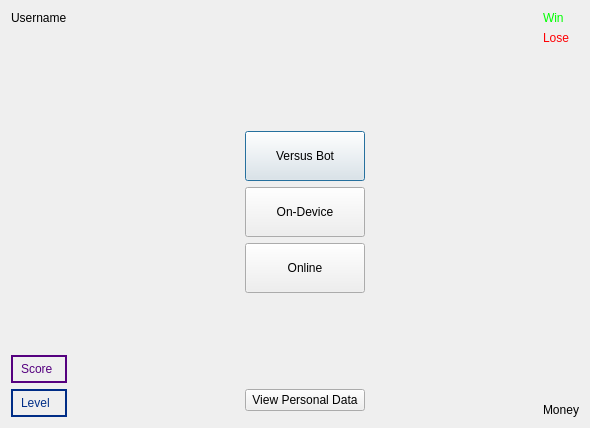
<?xml version="1.0" encoding="UTF-8"?>
<ui version="4.0">
 <class>GameMenuWindow</class>
 <widget class="QDialog" name="GameMenuWindow">
  <property name="geometry">
   <rect>
    <x>0</x>
    <y>0</y>
    <width>590</width>
    <height>428</height>
   </rect>
  </property>
  <property name="windowTitle">
   <string>Dialog</string>
  </property>
  <layout class="QGridLayout" name="gridLayout">
   <item row="0" column="2">
    <spacer name="verticalSpacer_4">
     <property name="orientation">
      <enum>Qt::Vertical</enum>
     </property>
     <property name="sizeHint" stdset="0">
      <size>
       <width>20</width>
       <height>114</height>
      </size>
     </property>
    </spacer>
   </item>
   <item row="0" column="4" rowspan="5">
    <layout class="QVBoxLayout" name="verticalLayout_3">
     <item>
      <layout class="QVBoxLayout" name="verticalLayout_2">
       <item>
        <widget class="QLabel" name="WinLabel">
         <property name="styleSheet">
          <string notr="true">color: rgb(0, 255, 0);</string>
         </property>
         <property name="text">
          <string>Win</string>
         </property>
        </widget>
       </item>
       <item>
        <widget class="QLabel" name="LoseLabel">
         <property name="styleSheet">
          <string notr="true">color: rgb(255, 0, 4);</string>
         </property>
         <property name="text">
          <string>Lose</string>
         </property>
        </widget>
       </item>
      </layout>
     </item>
     <item>
      <spacer name="verticalSpacer">
       <property name="orientation">
        <enum>Qt::Vertical</enum>
       </property>
       <property name="sizeHint" stdset="0">
        <size>
         <width>20</width>
         <height>40</height>
        </size>
       </property>
      </spacer>
     </item>
     <item>
      <widget class="QLabel" name="MoneyLabel">
       <property name="text">
        <string>Money</string>
       </property>
      </widget>
     </item>
    </layout>
   </item>
   <item row="1" column="2">
    <layout class="QVBoxLayout" name="verticalLayout">
     <item>
      <widget class="QPushButton" name="VerusButton">
       <property name="minimumSize">
        <size>
         <width>120</width>
         <height>50</height>
        </size>
       </property>
       <property name="text">
        <string>Versus Bot</string>
       </property>
      </widget>
     </item>
     <item>
      <widget class="QPushButton" name="OnDeviceButton">
       <property name="minimumSize">
        <size>
         <width>120</width>
         <height>50</height>
        </size>
       </property>
       <property name="text">
        <string>On-Device</string>
       </property>
      </widget>
     </item>
     <item>
      <widget class="QPushButton" name="OnlineButton">
       <property name="minimumSize">
        <size>
         <width>120</width>
         <height>50</height>
        </size>
       </property>
       <property name="text">
        <string>Online</string>
       </property>
      </widget>
     </item>
    </layout>
   </item>
   <item row="1" column="3">
    <spacer name="horizontalSpacer_2">
     <property name="orientation">
      <enum>Qt::Horizontal</enum>
     </property>
     <property name="sizeHint" stdset="0">
      <size>
       <width>163</width>
       <height>20</height>
      </size>
     </property>
    </spacer>
   </item>
   <item row="3" column="2">
    <widget class="QPushButton" name="pushButton">
     <property name="text">
      <string>View Personal Data</string>
     </property>
    </widget>
   </item>
   <item row="1" column="1">
    <spacer name="horizontalSpacer">
     <property name="orientation">
      <enum>Qt::Horizontal</enum>
     </property>
     <property name="sizeHint" stdset="0">
      <size>
       <width>163</width>
       <height>20</height>
      </size>
     </property>
    </spacer>
   </item>
   <item row="0" column="0" rowspan="5">
    <layout class="QVBoxLayout" name="verticalLayout_5">
     <item>
      <widget class="QLabel" name="UsernameLabel">
       <property name="text">
        <string>Username</string>
       </property>
      </widget>
     </item>
     <item>
      <spacer name="verticalSpacer_2">
       <property name="orientation">
        <enum>Qt::Vertical</enum>
       </property>
       <property name="sizeHint" stdset="0">
        <size>
         <width>20</width>
         <height>40</height>
        </size>
       </property>
      </spacer>
     </item>
     <item>
      <layout class="QVBoxLayout" name="verticalLayout_4">
       <item>
        <widget class="QLabel" name="ScoreLabel">
         <property name="styleSheet">
          <string notr="true">padding: 5px;
color: rgb(85, 0, 127);
border-color:rgb(85, 0, 127);
border-style:solid;
border-width:2px;</string>
         </property>
         <property name="text">
          <string>Score</string>
         </property>
        </widget>
       </item>
       <item>
        <widget class="QLabel" name="LevelLabel">
         <property name="styleSheet">
          <string notr="true">border-style: solid;
border-width: 2px;
border-color: rgb(0, 45, 134);
color: rgb(0, 45, 134);
border-radius: 100%;
padding: 5px;</string>
         </property>
         <property name="text">
          <string>Level</string>
         </property>
        </widget>
       </item>
      </layout>
     </item>
    </layout>
   </item>
   <item row="2" column="2">
    <spacer name="verticalSpacer_3">
     <property name="orientation">
      <enum>Qt::Vertical</enum>
     </property>
     <property name="sizeHint" stdset="0">
      <size>
       <width>20</width>
       <height>40</height>
      </size>
     </property>
    </spacer>
   </item>
   <item row="3" column="1">
    <spacer name="horizontalSpacer_3">
     <property name="orientation">
      <enum>Qt::Horizontal</enum>
     </property>
     <property name="sizeHint" stdset="0">
      <size>
       <width>40</width>
       <height>20</height>
      </size>
     </property>
    </spacer>
   </item>
   <item row="3" column="3">
    <spacer name="horizontalSpacer_4">
     <property name="orientation">
      <enum>Qt::Horizontal</enum>
     </property>
     <property name="sizeHint" stdset="0">
      <size>
       <width>40</width>
       <height>20</height>
      </size>
     </property>
    </spacer>
   </item>
  </layout>
 </widget>
 <resources/>
 <connections/>
</ui>
